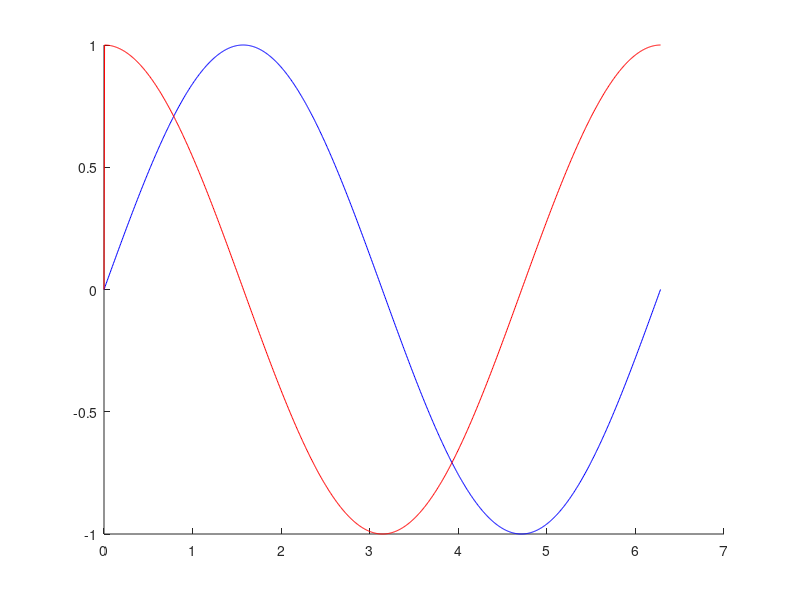

This figure's MATLAB source:
t = linspace(0,2*pi,1000);
x = sin(t);
y = zeros(1,length(t)-1);
for i = 2:length(t)
    y(i) = (x(i) - x(i-1)) / (t(i) - t(i-1));
end

figure(1)
hold on
plot(t,x,'b-')
plot(t,y,'r-')
hold off